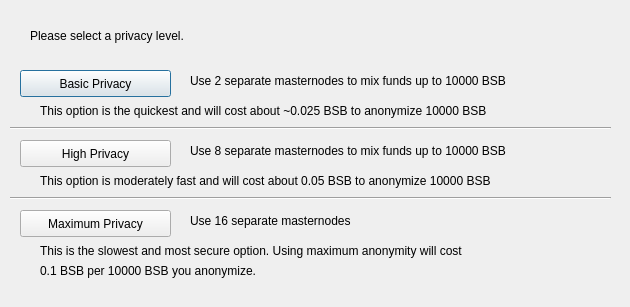
<?xml version="1.0" encoding="UTF-8"?>
<ui version="4.0">
 <class>ObfuscationConfig</class>
 <widget class="QDialog" name="ObfuscationConfig">
  <property name="geometry">
   <rect>
    <x>0</x>
    <y>0</y>
    <width>630</width>
    <height>307</height>
   </rect>
  </property>
  <property name="windowTitle">
   <string>Configure Obfuscation</string>
  </property>
  <widget class="QPushButton" name="buttonBasic">
   <property name="geometry">
    <rect>
     <x>20</x>
     <y>70</y>
     <width>151</width>
     <height>27</height>
    </rect>
   </property>
   <property name="text">
    <string>Basic Privacy</string>
   </property>
  </widget>
  <widget class="QPushButton" name="buttonHigh">
   <property name="geometry">
    <rect>
     <x>20</x>
     <y>140</y>
     <width>151</width>
     <height>27</height>
    </rect>
   </property>
   <property name="text">
    <string>High Privacy</string>
   </property>
  </widget>
  <widget class="QPushButton" name="buttonMax">
   <property name="geometry">
    <rect>
     <x>20</x>
     <y>210</y>
     <width>151</width>
     <height>27</height>
    </rect>
   </property>
   <property name="text">
    <string>Maximum Privacy</string>
   </property>
  </widget>
  <widget class="QLabel" name="label">
   <property name="geometry">
    <rect>
     <x>30</x>
     <y>20</y>
     <width>571</width>
     <height>31</height>
    </rect>
   </property>
   <property name="text">
    <string>Please select a privacy level.</string>
   </property>
  </widget>
  <widget class="QLabel" name="label_2">
   <property name="geometry">
    <rect>
     <x>190</x>
     <y>70</y>
     <width>421</width>
     <height>21</height>
    </rect>
   </property>
   <property name="text">
    <string>Use 2 separate masternodes to mix funds up to 10000 BSB</string>
   </property>
  </widget>
  <widget class="QLabel" name="label_3">
   <property name="geometry">
    <rect>
     <x>190</x>
     <y>140</y>
     <width>411</width>
     <height>21</height>
    </rect>
   </property>
   <property name="text">
    <string>Use 8 separate masternodes to mix funds up to 10000 BSB</string>
   </property>
  </widget>
  <widget class="QLabel" name="label_4">
   <property name="geometry">
    <rect>
     <x>190</x>
     <y>210</y>
     <width>421</width>
     <height>21</height>
    </rect>
   </property>
   <property name="text">
    <string>Use 16 separate masternodes</string>
   </property>
  </widget>
  <widget class="QLabel" name="label_6">
   <property name="geometry">
    <rect>
     <x>40</x>
     <y>100</y>
     <width>561</width>
     <height>21</height>
    </rect>
   </property>
   <property name="text">
    <string>This option is the quickest and will cost about ~0.025 BSB to anonymize 10000 BSB</string>
   </property>
  </widget>
  <widget class="QLabel" name="label_7">
   <property name="geometry">
    <rect>
     <x>40</x>
     <y>170</y>
     <width>561</width>
     <height>21</height>
    </rect>
   </property>
   <property name="text">
    <string>This option is moderately fast and will cost about 0.05 BSB to anonymize 10000 BSB</string>
   </property>
  </widget>
  <widget class="QLabel" name="label_8">
   <property name="geometry">
    <rect>
     <x>40</x>
     <y>240</y>
     <width>561</width>
     <height>21</height>
    </rect>
   </property>
   <property name="text">
    <string>This is the slowest and most secure option. Using maximum anonymity will cost</string>
   </property>
  </widget>
  <widget class="QLabel" name="label_9">
   <property name="geometry">
    <rect>
     <x>40</x>
     <y>260</y>
     <width>561</width>
     <height>21</height>
    </rect>
   </property>
   <property name="text">
    <string>0.1 BSB per 10000 BSB you anonymize.</string>
   </property>
  </widget>
  <widget class="Line" name="line">
   <property name="geometry">
    <rect>
     <x>10</x>
     <y>120</y>
     <width>601</width>
     <height>16</height>
    </rect>
   </property>
   <property name="orientation">
    <enum>Qt::Horizontal</enum>
   </property>
  </widget>
  <widget class="Line" name="line_2">
   <property name="geometry">
    <rect>
     <x>10</x>
     <y>190</y>
     <width>601</width>
     <height>16</height>
    </rect>
   </property>
   <property name="orientation">
    <enum>Qt::Horizontal</enum>
   </property>
  </widget>
 </widget>
 <resources/>
 <connections/>
</ui>
